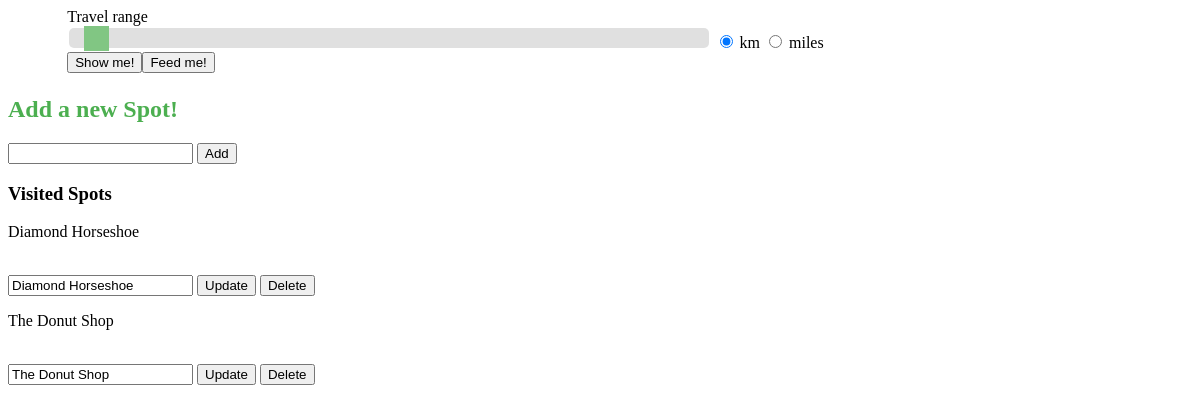
Before: / with the older database file.
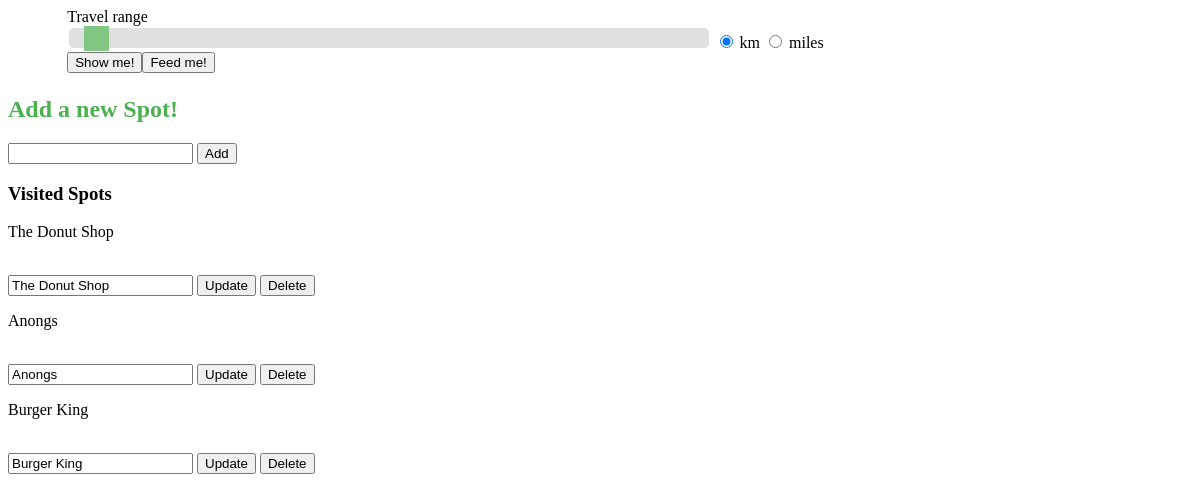
After: the same page with the newer database file.
### spotmanager.py (models this page shows, shortened)
class Spot(db.Model):
    place = db.Column(db.String(80), unique=True, nullable=False, primary_key=True)

### spotmanager.py (the view, shortened to what this page needs)
@app.route("/", methods=["GET", "POST"])
def home():
    spots = None
    spots = Spot.query.all()
    return render_template("index.html", spots=spots)

### templates/index.html (shortened to what this page needs)
<html>
  <head>
      <link rel="stylesheet" href="{{ url_for('static', filename='styles/style.css') }}">
  </head>
  <body>
    <div class="slidecontainer">
        Travel range
        <br>
        <input id="distance" class="slider" type="range" min="500" max="50000" value="1700" />
        <form name="units" action="#">
            <label>
                <input name="group1" type="radio" value="km" checked />
                <span>km</span>
            </label>
            <label>
                <input name="group1" type="radio" value="miles" />
                <span>miles</span>
            </label>
            <br>
            <button type="button" id="options" data-rel="popup" alt="Show all places" onclick='geoFindMe(this);'>Show me!</a>
            <button type="button"  id="feedMe" data-rel="popup" alt="Choose a random location" onclick='geoFindMe(this);'>Feed me!</a>
            </form>
          </div>
    <br>
    <h2>Add a new Spot!</h2>
    <form method="POST" action="/">
      <input type="text" name="venue">
      <input type="submit" value="Add">
    </form>
    <h3>Visited Spots</h3>
    {% for spot in spots %}
      <p>{{spot.place}}</p><br>
      <form method="POST" action="./update">
        <input type="text" value="{{spot.place}}" name="newname">
        <input type="submit" value="Update">
      </form>
      <form method="POST" action="./delete">
        <input type="submit" value="Delete">
    {% endfor %}
  </body>
</html>

### static/styles/style.css (style rules this page uses)
form { display: inline; }
h2 { color: #4CAF50; }
.slidecontainer { width: 90%; margin: auto; height: 50px; }
.slider { -webkit-appearance: none; appearance: none; width: 60%; height: 20px; background: lightgray; outline: none; opacity: 0.7; -webkit-transition: .2s; transition: opacity .2s; border-radius: 5px; }

Changed rows visible on the page:
removed Spot: place "Diamond Horseshoe", newname "Diamond Horseshoe"
added Spot: place "Anongs", newname "Anongs"
added Spot: place "Burger King", newname "Burger King"
